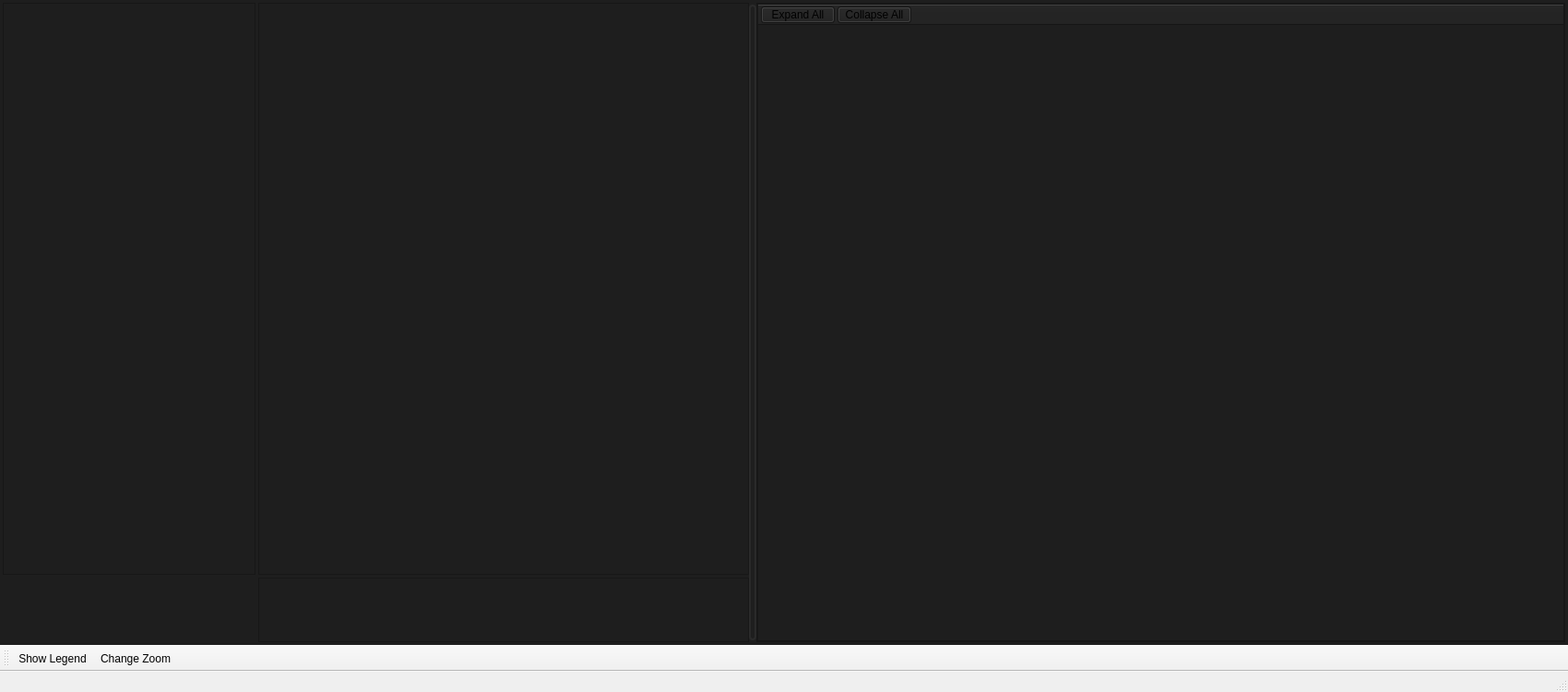
<?xml version="1.0" encoding="UTF-8"?>
<ui version="4.0">
 <class>BC_DITL</class>
 <widget class="QMainWindow" name="BC_DITL">
  <property name="geometry">
   <rect>
    <x>0</x>
    <y>0</y>
    <width>1700</width>
    <height>750</height>
   </rect>
  </property>
  <property name="sizePolicy">
   <sizepolicy hsizetype="Fixed" vsizetype="Fixed">
    <horstretch>0</horstretch>
    <verstretch>0</verstretch>
   </sizepolicy>
  </property>
  <property name="minimumSize">
   <size>
    <width>1300</width>
    <height>750</height>
   </size>
  </property>
  <property name="maximumSize">
   <size>
    <width>1000000</width>
    <height>1000000</height>
   </size>
  </property>
  <property name="windowTitle">
   <string>Day In The Life - BARCoMmS</string>
  </property>
  <property name="unifiedTitleAndToolBarOnMac">
   <bool>true</bool>
  </property>
  <widget class="QWidget" name="centralWidget">
   <property name="autoFillBackground">
    <bool>false</bool>
   </property>
   <property name="styleSheet">
    <string notr="true">background-color: rgb(30, 30, 30);</string>
   </property>
   <layout class="QGridLayout" name="gridLayout_5">
    <property name="leftMargin">
     <number>3</number>
    </property>
    <property name="topMargin">
     <number>3</number>
    </property>
    <property name="rightMargin">
     <number>3</number>
    </property>
    <property name="bottomMargin">
     <number>3</number>
    </property>
    <property name="spacing">
     <number>3</number>
    </property>
    <item row="0" column="0">
     <widget class="QFrame" name="leftFrame">
      <property name="frameShape">
       <enum>QFrame::NoFrame</enum>
      </property>
      <property name="frameShadow">
       <enum>QFrame::Raised</enum>
      </property>
      <property name="lineWidth">
       <number>0</number>
      </property>
      <layout class="QGridLayout" name="gridLayout_3">
       <property name="leftMargin">
        <number>0</number>
       </property>
       <property name="topMargin">
        <number>0</number>
       </property>
       <property name="rightMargin">
        <number>0</number>
       </property>
       <property name="bottomMargin">
        <number>0</number>
       </property>
       <property name="spacing">
        <number>3</number>
       </property>
       <item row="1" column="0">
        <widget class="QFrame" name="logoFrame">
         <property name="minimumSize">
          <size>
           <width>274</width>
           <height>70</height>
          </size>
         </property>
         <property name="maximumSize">
          <size>
           <width>274</width>
           <height>70</height>
          </size>
         </property>
         <property name="frameShape">
          <enum>QFrame::NoFrame</enum>
         </property>
         <property name="frameShadow">
          <enum>QFrame::Raised</enum>
         </property>
         <layout class="QGridLayout" name="gridLayout_6">
          <property name="leftMargin">
           <number>0</number>
          </property>
          <property name="topMargin">
           <number>0</number>
          </property>
          <property name="rightMargin">
           <number>0</number>
          </property>
          <property name="bottomMargin">
           <number>0</number>
          </property>
          <item row="0" column="0">
           <widget class="QLabel" name="DITL_BCLOGO">
            <property name="styleSheet">
             <string notr="true">background-color: rgb(30, 30, 30);</string>
            </property>
            <property name="text">
             <string/>
            </property>
           </widget>
          </item>
         </layout>
        </widget>
       </item>
       <item row="0" column="0">
        <widget class="QGraphicsView" name="DITL_graphicsView_LEFT">
         <property name="sizePolicy">
          <sizepolicy hsizetype="Fixed" vsizetype="Expanding">
           <horstretch>0</horstretch>
           <verstretch>0</verstretch>
          </sizepolicy>
         </property>
         <property name="minimumSize">
          <size>
           <width>274</width>
           <height>611</height>
          </size>
         </property>
         <property name="maximumSize">
          <size>
           <width>274</width>
           <height>16777215</height>
          </size>
         </property>
         <property name="verticalScrollBarPolicy">
          <enum>Qt::ScrollBarAlwaysOff</enum>
         </property>
         <property name="horizontalScrollBarPolicy">
          <enum>Qt::ScrollBarAlwaysOff</enum>
         </property>
        </widget>
       </item>
      </layout>
     </widget>
    </item>
    <item row="0" column="1">
     <widget class="QFrame" name="splitFrame">
      <property name="frameShape">
       <enum>QFrame::NoFrame</enum>
      </property>
      <property name="frameShadow">
       <enum>QFrame::Raised</enum>
      </property>
      <layout class="QGridLayout" name="gridLayout_4">
       <property name="leftMargin">
        <number>0</number>
       </property>
       <property name="topMargin">
        <number>0</number>
       </property>
       <property name="rightMargin">
        <number>0</number>
       </property>
       <property name="bottomMargin">
        <number>0</number>
       </property>
       <property name="horizontalSpacing">
        <number>3</number>
       </property>
       <property name="verticalSpacing">
        <number>0</number>
       </property>
       <item row="0" column="0">
        <widget class="QSplitter" name="splitter">
         <property name="styleSheet">
          <string notr="true">QSplitter::handle:horizontal {
background: qlineargradient(x1:0, y1:0, x2:1, y2:1,
    stop:0 rgb(60, 60, 60), stop:0.5 rgb(80, 80, 80), stop:1 rgb(60,60,60));
border: 2px solid rgb(42, 42, 42);
width: 8px;
margin-top: 2px;
margin-bottom: 2px;
border-radius: 4px;
}</string>
         </property>
         <property name="lineWidth">
          <number>0</number>
         </property>
         <property name="midLineWidth">
          <number>7</number>
         </property>
         <property name="orientation">
          <enum>Qt::Horizontal</enum>
         </property>
         <property name="opaqueResize">
          <bool>true</bool>
         </property>
         <property name="handleWidth">
          <number>8</number>
         </property>
         <widget class="QFrame" name="centralFrame">
          <property name="sizePolicy">
           <sizepolicy hsizetype="MinimumExpanding" vsizetype="Preferred">
            <horstretch>0</horstretch>
            <verstretch>0</verstretch>
           </sizepolicy>
          </property>
          <property name="minimumSize">
           <size>
            <width>500</width>
            <height>0</height>
           </size>
          </property>
          <property name="frameShape">
           <enum>QFrame::NoFrame</enum>
          </property>
          <property name="frameShadow">
           <enum>QFrame::Raised</enum>
          </property>
          <property name="lineWidth">
           <number>0</number>
          </property>
          <layout class="QGridLayout" name="gridLayout_2">
           <property name="leftMargin">
            <number>0</number>
           </property>
           <property name="topMargin">
            <number>0</number>
           </property>
           <property name="rightMargin">
            <number>0</number>
           </property>
           <property name="bottomMargin">
            <number>0</number>
           </property>
           <property name="verticalSpacing">
            <number>3</number>
           </property>
           <item row="1" column="0">
            <widget class="QGraphicsView" name="DITL_graphicsView_BOTT">
             <property name="minimumSize">
              <size>
               <width>0</width>
               <height>70</height>
              </size>
             </property>
             <property name="maximumSize">
              <size>
               <width>16777215</width>
               <height>70</height>
              </size>
             </property>
             <property name="verticalScrollBarPolicy">
              <enum>Qt::ScrollBarAlwaysOff</enum>
             </property>
             <property name="horizontalScrollBarPolicy">
              <enum>Qt::ScrollBarAlwaysOff</enum>
             </property>
            </widget>
           </item>
           <item row="0" column="0">
            <widget class="QGraphicsView" name="DITL_graphicsView">
             <property name="sizePolicy">
              <sizepolicy hsizetype="Expanding" vsizetype="Expanding">
               <horstretch>1</horstretch>
               <verstretch>1</verstretch>
              </sizepolicy>
             </property>
             <property name="minimumSize">
              <size>
               <width>0</width>
               <height>611</height>
              </size>
             </property>
             <property name="layoutDirection">
              <enum>Qt::LeftToRight</enum>
             </property>
             <property name="verticalScrollBarPolicy">
              <enum>Qt::ScrollBarAsNeeded</enum>
             </property>
             <property name="horizontalScrollBarPolicy">
              <enum>Qt::ScrollBarAsNeeded</enum>
             </property>
            </widget>
           </item>
          </layout>
         </widget>
         <widget class="QFrame" name="eventTreeFrame">
          <property name="sizePolicy">
           <sizepolicy hsizetype="Preferred" vsizetype="Preferred">
            <horstretch>0</horstretch>
            <verstretch>0</verstretch>
           </sizepolicy>
          </property>
          <property name="frameShape">
           <enum>QFrame::StyledPanel</enum>
          </property>
          <property name="frameShadow">
           <enum>QFrame::Sunken</enum>
          </property>
          <layout class="QGridLayout" name="gridLayout">
           <property name="leftMargin">
            <number>0</number>
           </property>
           <property name="topMargin">
            <number>0</number>
           </property>
           <property name="rightMargin">
            <number>0</number>
           </property>
           <property name="bottomMargin">
            <number>0</number>
           </property>
           <item row="0" column="0">
            <widget class="QTreeWidget" name="severityTree">
             <property name="minimumSize">
              <size>
               <width>420</width>
               <height>0</height>
              </size>
             </property>
             <property name="font">
              <font>
               <family>Serif</family>
               <pointsize>9</pointsize>
               <kerning>false</kerning>
              </font>
             </property>
             <property name="autoFillBackground">
              <bool>true</bool>
             </property>
             <property name="alternatingRowColors">
              <bool>true</bool>
             </property>
             <property name="indentation">
              <number>15</number>
             </property>
             <property name="animated">
              <bool>false</bool>
             </property>
             <property name="wordWrap">
              <bool>false</bool>
             </property>
             <column>
              <property name="text">
               <string/>
              </property>
              <property name="font">
               <font>
                <pointsize>11</pointsize>
               </font>
              </property>
             </column>
            </widget>
           </item>
          </layout>
          <widget class="QPushButton" name="expandBut">
           <property name="geometry">
            <rect>
             <x>5</x>
             <y>4</y>
             <width>80</width>
             <height>18</height>
            </rect>
           </property>
           <property name="text">
            <string>Expand All</string>
           </property>
          </widget>
          <widget class="QPushButton" name="collapseBut">
           <property name="geometry">
            <rect>
             <x>88</x>
             <y>4</y>
             <width>80</width>
             <height>18</height>
            </rect>
           </property>
           <property name="text">
            <string>Collapse All</string>
           </property>
          </widget>
          <zorder>severityTree</zorder>
          <zorder>expandBut</zorder>
          <zorder>collapseBut</zorder>
         </widget>
        </widget>
       </item>
      </layout>
     </widget>
    </item>
   </layout>
  </widget>
  <widget class="QToolBar" name="DITL_toolBar">
   <property name="windowTitle">
    <string>toolBar</string>
   </property>
   <property name="orientation">
    <enum>Qt::Horizontal</enum>
   </property>
   <property name="iconSize">
    <size>
     <width>20</width>
     <height>20</height>
    </size>
   </property>
   <property name="toolButtonStyle">
    <enum>Qt::ToolButtonIconOnly</enum>
   </property>
   <attribute name="toolBarArea">
    <enum>BottomToolBarArea</enum>
   </attribute>
   <attribute name="toolBarBreak">
    <bool>false</bool>
   </attribute>
   <addaction name="actionShowLegend"/>
   <addaction name="actionZoom"/>
  </widget>
  <widget class="QStatusBar" name="DITL_statusBar"/>
  <action name="actionZoom">
   <property name="text">
    <string>Change Zoom</string>
   </property>
   <property name="shortcut">
    <string>Ctrl++</string>
   </property>
  </action>
  <action name="actionShowLegend">
   <property name="text">
    <string>Show Legend</string>
   </property>
   <property name="toolTip">
    <string>Displays the legend window</string>
   </property>
   <property name="shortcut">
    <string>Ctrl+L</string>
   </property>
  </action>
 </widget>
 <layoutdefault spacing="6" margin="11"/>
 <resources/>
 <connections>
  <connection>
   <sender>expandBut</sender>
   <signal>clicked()</signal>
   <receiver>severityTree</receiver>
   <slot>expandAll()</slot>
   <hints>
    <hint type="sourcelabel">
     <x>1386</x>
     <y>43</y>
    </hint>
    <hint type="destinationlabel">
     <x>1319</x>
     <y>93</y>
    </hint>
   </hints>
  </connection>
  <connection>
   <sender>collapseBut</sender>
   <signal>clicked()</signal>
   <receiver>severityTree</receiver>
   <slot>collapseAll()</slot>
   <hints>
    <hint type="sourcelabel">
     <x>1461</x>
     <y>45</y>
    </hint>
    <hint type="destinationlabel">
     <x>1500</x>
     <y>161</y>
    </hint>
   </hints>
  </connection>
 </connections>
</ui>
